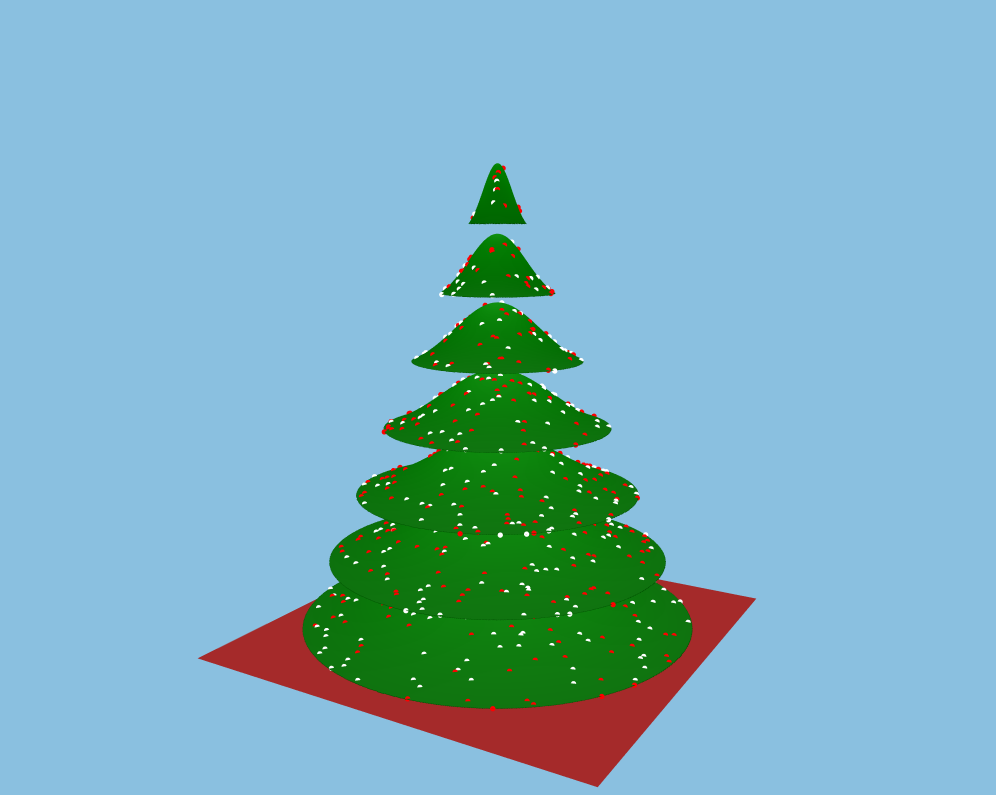

Here is the R script that generated this plot:
library(plotly)
# Kod tworzy z ograniczonych dwuwymiarowych rozkładów normalnych tworzy kolejne warstwy choinki i nakłada na nie punkty (bombki)

# Tworzenie siatki 
x <- seq(-3, 3, length.out = 800)
y <- seq(-3, 3, length.out = 800)
grid <- expand.grid(x = x, y = y)

# Parametry rozkładu i bombek
mu <- c(0, 0)
sigma_start <- 1.5  
radius_start <- 3.0  
levels <- 7
num_bombki <- 300  

# Funkcja dwuwymiarowego rozkładu normalnego
gaussssss <- function(x, y, mu, sigma, radius) {
  z <- exp(-((x - mu[1])^2 + (y - mu[2])^2) / (2 * sigma^2))
  distance <- sqrt((x - mu[1])^2 + (y - mu[2])^2)
  z[distance > radius] <- NA
  return(z)
}

# Generowanie wszystkich warstw z bombkami
z_layers <- list()
bombki <- list()
for (i in seq_len(levels)) {
  sigma <- sigma_start * (1 - i / (levels + 1))  
  radius <- radius_start * (1 - i / (levels + 1))  
  z_layers[[i]] <- matrix(gaussssss(grid$x, grid$y, mu, sigma, radius),nrow = length(x), ncol = length(y)) + i 
  
  # Tworzenie bombek (x i y)
  bombki[[i]] <- data.frame(
    x = runif(num_bombki, -radius, radius),
    y = runif(num_bombki, -radius, radius))
  num_bombki <- num_bombki - 46
  
  # Obliczanie wartości z dla każdej bombki
  bombki[[i]]$z <- mapply(function(xb, yb) {
    value <- gaussssss(xb, yb, mu, sigma, radius)
    return(value + i)
  }, bombki[[i]]$x, bombki[[i]]$y)
  
  # Przypisanie koloru
  bombki[[i]]$color <- sample(c("white", "red"), nrow(bombki[[i]]), replace = TRUE)
}

fig <- plot_ly(showscale = FALSE)

for (i in 1:length(z_layers)) {
  fig <- add_surface(fig, z = z_layers[[i]], x = x, y = y,
                     colorscale = list(c(0, 1), c("darkgreen", "green")))
  # Dodanie bombek
  fig <- add_markers(fig, x = bombki[[i]]$x,
                             y = bombki[[i]]$y,
                             z = bombki[[i]]$z,
                             marker = list(size = 3, color = bombki[[i]]$color))
}

fig <- layout( fig, title = "",
  scene = list(
    xaxis = list(title = "",showgrid = FALSE,zeroline = FALSE,showline = FALSE, showticklabels = FALSE),
    yaxis = list(title = "",showgrid = FALSE,zeroline = FALSE,showline = FALSE, showticklabels = FALSE),
    zaxis = list(title = "",showgrid = FALSE,zeroline = FALSE,showline = FALSE, showticklabels = FALSE, backgroundcolor = "brown",showbackground = TRUE),
    bgcolor = "#8AC0E0"
  )
)
fig
